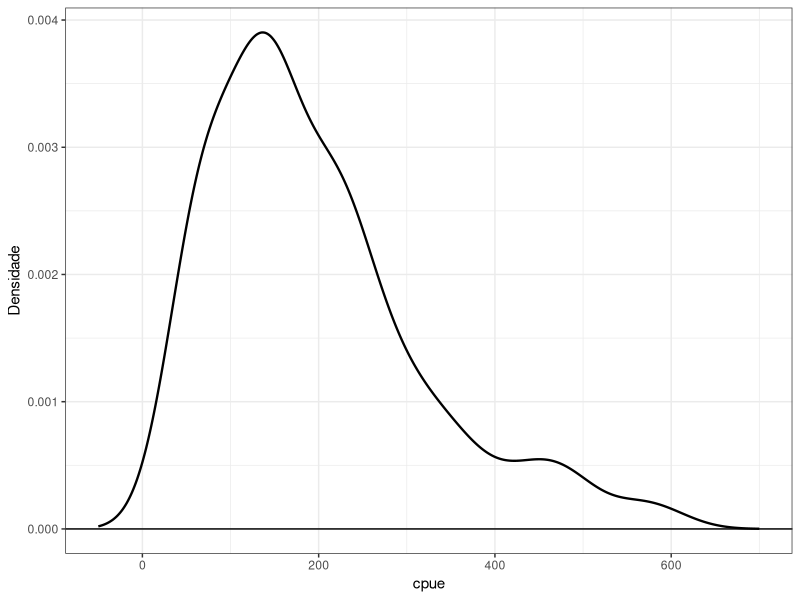
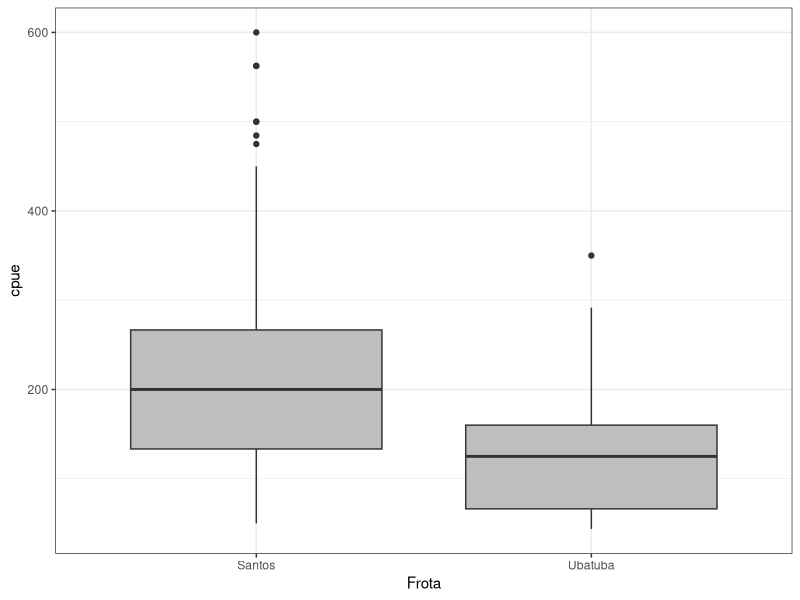
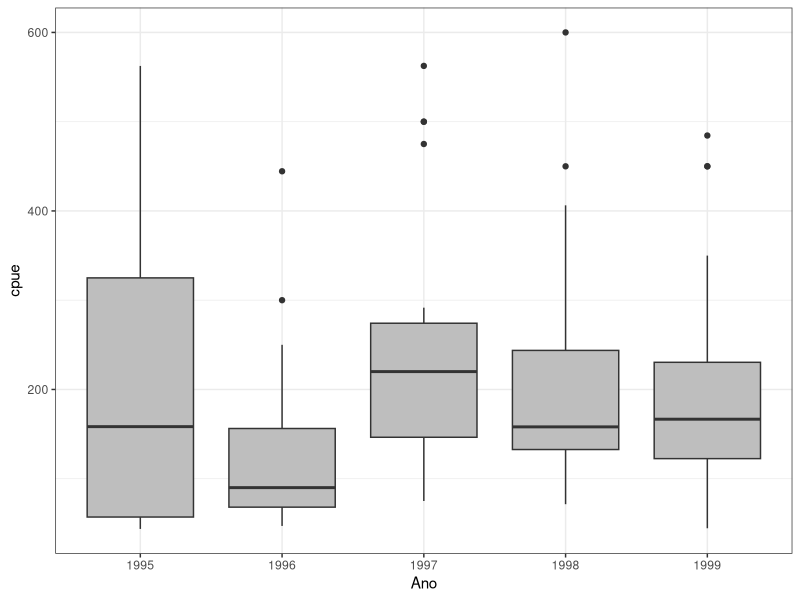
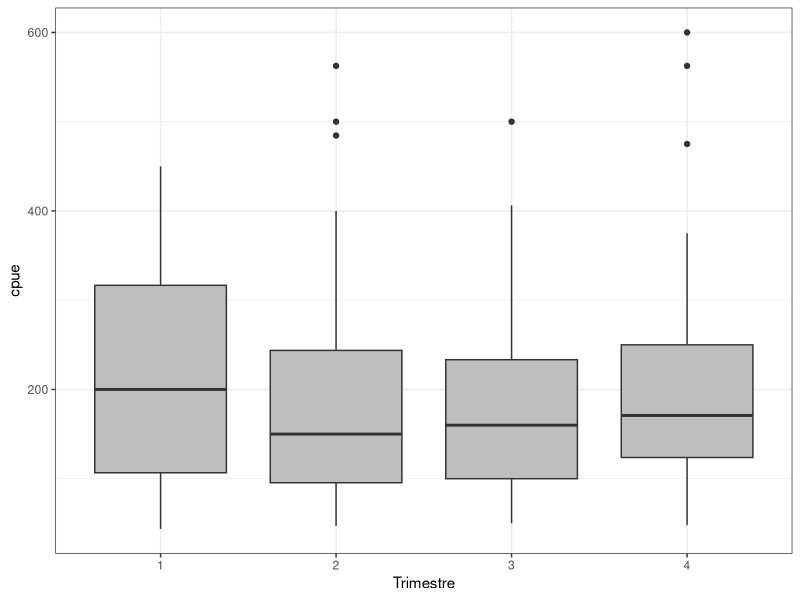
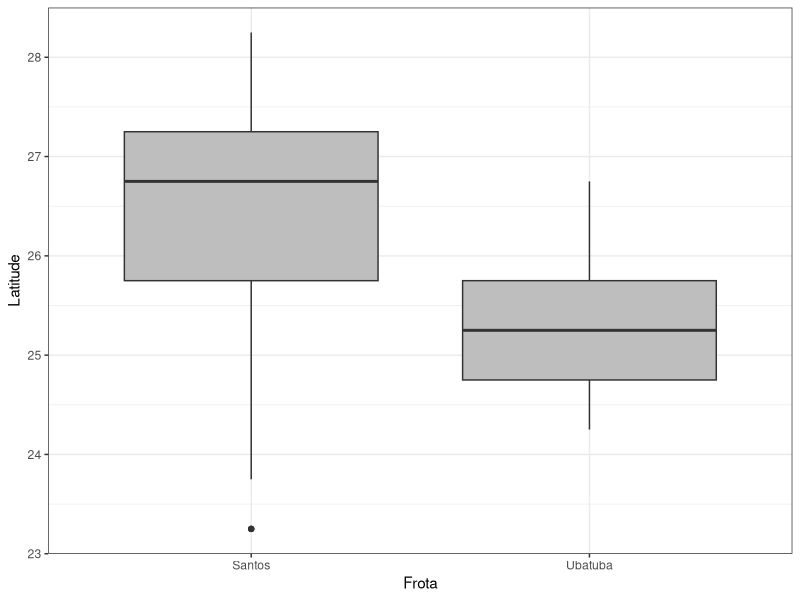
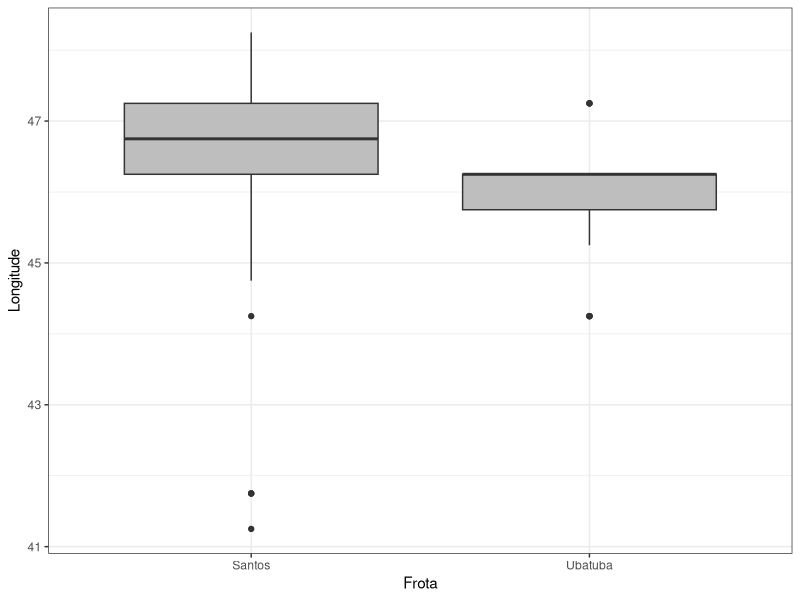
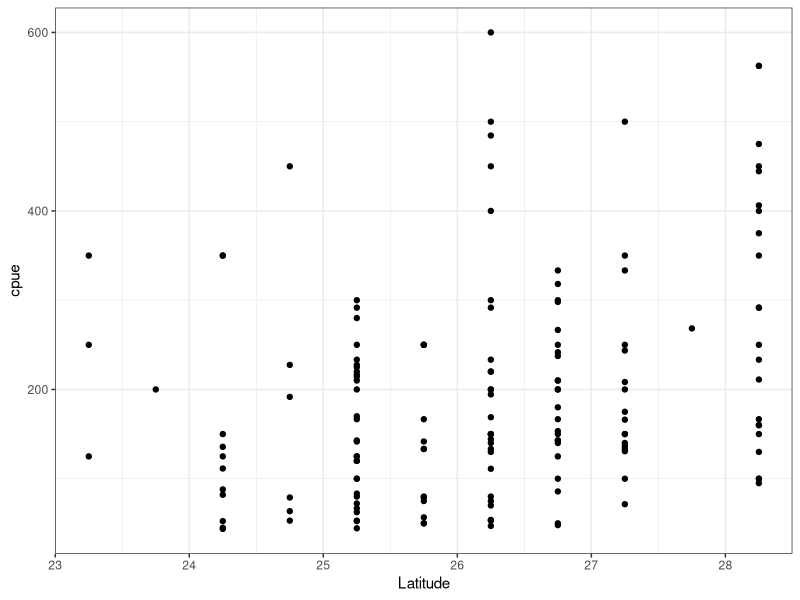
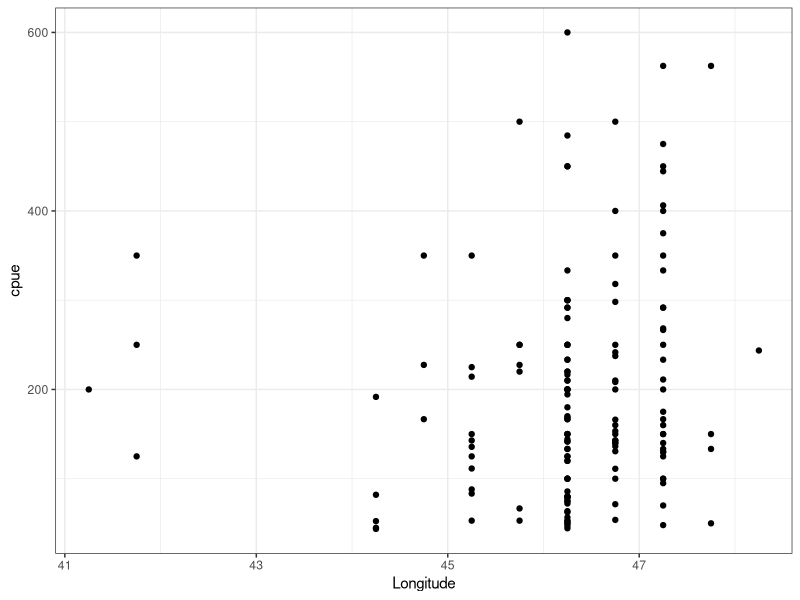

The R script that drew these images, in order: (Note: this script raises an error after producing the figures.)
library(MASS)
library(tidyverse)

dados = read.table("pesca.txt", header=T)

dados$frota = factor(dados$frota)
dados$ano = factor(dados$ano)
dados$trimestre = factor(dados$trimestre)


dados %>% ggplot(aes(cpue)) + geom_density(lwd=0.8) + ylab("Densidade") +
  geom_hline(yintercept=0) + scale_x_continuous(limits=c(-50, 700)) + theme_bw()

dados %>% ggplot(aes(frota, cpue)) + geom_boxplot(fill='grey') +
  xlab("Frota") + theme_bw() 

dados %>% ggplot(aes(ano, cpue)) + geom_boxplot(fill='grey') +
  xlab("Ano") + theme_bw() 

dados %>% ggplot(aes(trimestre, cpue)) + geom_boxplot(fill='grey') +
  xlab("Trimestre") + theme_bw()

dados %>% ggplot(aes(frota, lat)) + geom_boxplot(fill='grey') +
  xlab("Frota") + ylab("Latitude") + theme_bw() 

dados %>% ggplot(aes(frota, long)) + geom_boxplot(fill='grey') +
  xlab("Frota") + ylab("Longitude") + theme_bw() 

dados %>% ggplot(aes(lat,cpue)) + geom_point() + xlab("Latitude")+ theme_bw()

dados %>% ggplot(aes(long,cpue)) + geom_point() + xlab("Longitude")+ theme_bw()


# definindo então Y_{ijkl} \sim G(\mu_{ijkl}, \phi), com parte sistematica dada
# por: 
#
# log(\mu_{ijkl}) = \alpha + \beta_j + \gamma_k + \theta_l + 
#                   \delta_1Latitude_{ijkl} + \delta_2Longitude_{ijkl}
################################################################################
# cada embarcação i possui um valor de latitude e longitude correspondente,
# e essa latitude/longitude pode influenciar no valor da cpue média, por isso
# deve ser inserida no modelo, e a latitude/longitude corresponde a embarcação
# i, da frota j, no ano k e no trimestre l, ou seja, existe uma latitude/
# longitude correspondente a cada observação 
################################################################################
#
# em que \beta_j, \gamma_k, \theta_l denota, respectivamente, os efeitos da 
# j-ésima frota, k-ésimo ano e l-ésimo trimestre.
# 

attach(dados)
fit.model = glm(cpue ~ frota + ano + trimestre + lat + long, 
                family=Gamma(link=log))
summary(fit.model)

stepAIC(fit.model)
fit0.model = glm(cpue ~ frota + ano + lat + long, 
                family=Gamma(link=log))



fit.model = glm(formula = cpue ~ frota + ano + lat + long + frota*ano,
                family = Gamma(link = log))

summary(fit.model)



anova(fit0.model,fit1.model, test="LRT")

gamma.shape(fit1.model)

desvio_modelo_int =  3.6780793 * 44.322 #phi * desvio dos residuos

desvio_modelo_sem_int = 3.3829507 * 48.366 



dados %>% ggplot(aes(ano, fitted(fit1.model))) + geom_line(aes(linetype=frota))

fit1.model$fitted.values %>% filter(26<= lat & lat < 27 & long < 47 & long > 46)

dados_estimados = dados
dados_estimados$cpue_estimada = fit1.model$fitted.values

dados_estimados = dados_estimados %>% select(!(cpue))



dados_final_santos = dados_estimados %>% 
  filter(frota=="Santos") %>%
  select(frota, ano,cpue_estimada)

dados_final_ubatuba = dados_estimados %>% 
  filter(frota=="Ubatuba") %>%
  select(frota, ano,cpue_estimada)



tapply(dados_final_santos$cpue_estimada, dados_final_santos$ano, mean)

tapply(dados_final_ubatuba$cpue_estimada, dados_final_ubatuba$ano, mean)

cpue_est_santos = c(222.4516, 187.2742, 257.6996, 211.3143, 205.0932)
cpue_est_ubatuba = c(47.08333, 96.89728, 210.55556, 174.42857, 138.48750)
anos = c(1995, 1996, 1997, 1998, 1999)

dados_final = cbind(cpue_est_santos, cpue_est_ubatuba)

library(reshape2)
dados_final <- melt(dados_final, 
                    measure.vars=c(cpue_est_santos, cpue_est_ubatuba),
                    value.name = "cpue_estimada")

dados_final$Var1 <- rep(anos, 2)
dados_final$Var2 <- rep(c("Santos", "Ubatuba"), each=5)
colnames(dados_final) <- c('ano', 'frota', 'cpue_est')

dados_final %>% ggplot(aes(ano, cpue_est)) + geom_line(aes(linetype = frota))
